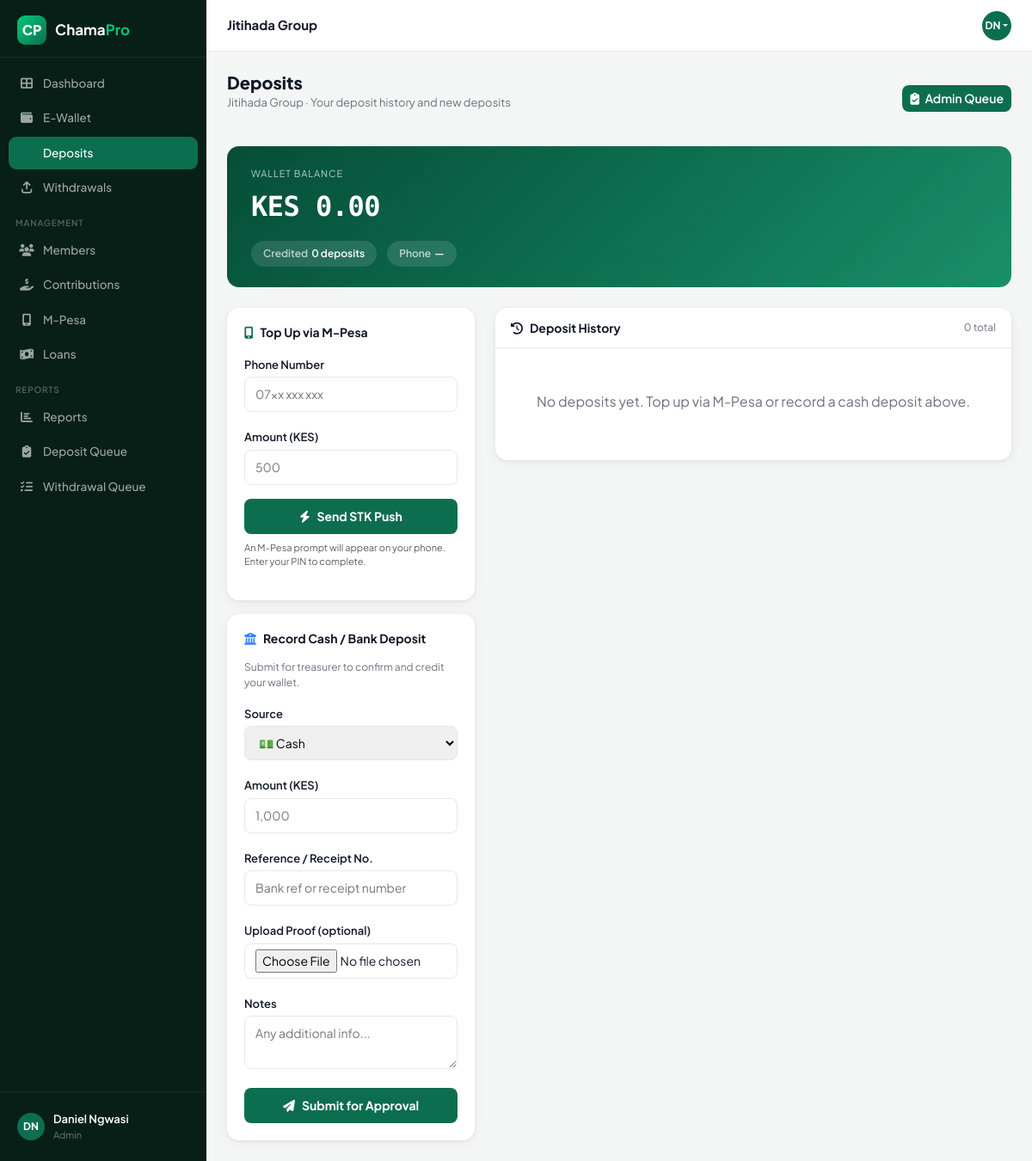
The app's page /wallets/2/deposits/ (signed in) with its own data.
### chamapro/models.py (models this page shows, shortened)
class User(AbstractUser):
    phone = models.CharField(max_length=30, unique=True, null=True, blank=True)
    national_id   = models.CharField(max_length=20, blank=True, null=True)
    kra_pin       = models.CharField(max_length=20, blank=True, null=True)
    bio           = models.TextField(blank=True, null=True)
    occupation    = models.CharField(max_length=100, blank=True, null=True)
    location      = models.CharField(max_length=100, blank=True, null=True)
    avatar        = models.ImageField(upload_to='avatars/', blank=True, null=True)
    bank_name     = models.CharField(max_length=100, blank=True, null=True)
    bank_account  = models.CharField(max_length=30, blank=True, null=True)
    mpesa_number  = models.CharField(max_length=20, blank=True, null=True)
    KYC_CHOICES = [
        ('unverified', 'Unverified'),
        ('pending',    'Pending Review'),
        ('verified',   'Verified'),
    ]
    kyc_status = models.CharField(max_length=20, choices=KYC_CHOICES, default='unverified')

class Membership(models.Model):
    ROLE_CHOICES = [
        ('admin',     'Admin'),
        ('treasurer', 'Treasurer'),
        ('secretary', 'Secretary'),
        ('member',    'Member'),
    ]
    chama     = models.ForeignKey(Chama, on_delete=models.CASCADE, related_name='memberships')
    user      = models.ForeignKey('User', on_delete=models.CASCADE, related_name='memberships')
    role      = models.CharField(max_length=30, choices=ROLE_CHOICES, default='member')
    joined_at = models.DateTimeField(default=timezone.now)
    active    = models.BooleanField(default=True)
    class Meta:
        unique_together = ('chama', 'user')

class Chama(models.Model):
    name = models.CharField(max_length=255)
    description = models.TextField(blank=True, null=True)
    created_by = models.ForeignKey(
        'User', null=True, blank=True, on_delete=models.SET_NULL, related_name='created_chamas'
    )
    currency = models.CharField(max_length=10, default='KES')
    contribution_amount = models.DecimalField(max_digits=12, decimal_places=2, default=0)
    contribution_day = models.PositiveSmallIntegerField(default=5)
    meeting_day = models.CharField(max_length=20, blank=True, null=True)
    settings = models.JSONField(default=dict, blank=True)
    is_active = models.BooleanField(default=True)
    created_at = models.DateTimeField(auto_now_add=True)

### wallets/models.py (models this page shows, shortened)
class Wallet(models.Model):
    membership = models.OneToOneField(
        'chamapro.Membership',
        on_delete=models.CASCADE,
        related_name='wallet',
    )
    balance    = models.DecimalField(max_digits=12, decimal_places=2, default=Decimal('0.00'))
    is_frozen  = models.BooleanField(default=False)
    created_at = models.DateTimeField(auto_now_add=True)
    updated_at = models.DateTimeField(auto_now=True)
    class Meta:
        verbose_name        = 'Member Wallet'
        verbose_name_plural = 'Member Wallets'
        ordering            = ['-created_at']

### wallets/views.py (the view)
# urls.py: path('<int:chama_id>/deposits/',                views.deposit_page,          name='deposit_page'),
@login_required
def deposit_page(request, chama_id):
    chama      = get_object_or_404(Chama, pk=chama_id)
    membership = _get_membership(request.user, chama)
    wallet     = _get_or_create_wallet(membership)
    deposits   = wallet.deposits.all().order_by('-created_at')
    paginator  = Paginator(deposits, 15)
    page_obj   = paginator.get_page(request.GET.get('page', 1))
    context = {
        'chama':       chama,
        'membership':  membership,
        'wallet':      wallet,
        'page_obj':    page_obj,
        'active_chama': chama,
        'is_admin':    _is_admin_or_manager(membership),
    }
    return render(request, 'wallets/deposits.html', context)

### chamapro/context_processors.py (called while the page is built)
def user_subscription(request):
    if request.user.is_authenticated:
        try:
            sub = request.user.subscription
        except Exception:
            sub = None
        return {'user_subscription': sub}
    return {'user_subscription': None}

### wallets/views.py (called while the page is built)
def _get_membership(user, chama):
    return get_object_or_404(Membership, user=user, chama=chama, active=True)

def _get_or_create_wallet(membership):
    wallet, _ = Wallet.objects.get_or_create(membership=membership)
    return wallet

def _is_admin_or_manager(membership):
    return membership.role in ('admin', 'manager')

### chamapro/templates/wallets/deposits.html (shortened to what this page needs)
{% load static humanize %}
<!DOCTYPE html>
<html lang="en">
<head>
  <link href="https://cdn.jsdelivr.net/npm/bootstrap@5.3.2/dist/css/bootstrap.min.css" rel="stylesheet">
  <link rel="stylesheet" href="https://cdnjs.cloudflare.com/ajax/libs/font-awesome/6.4.2/css/all.min.css">
</head>
<body>
<aside class="sidebar">
  <div class="sidebar-logo">
    <div class="logo-icon">CP</div>
    <div class="logo-text">Chama<span>Pro</span></div>
  </div>
  <nav style="flex:1;padding-bottom:8px;">
    <div class="nav-section">
      <div class="nav-item-wrap"><a href="{% url 'dashboard' %}" class="nav-link-cp"><i class="fas fa-th-large"></i> Dashboard</a></div>
      <div class="nav-item-wrap"><a href="{% url 'wallet_dashboard' chama.id %}" class="nav-link-cp"><i class="fas fa-wallet"></i> E-Wallet</a></div>
      <div class="nav-item-wrap"><a href="{% url 'deposit_page' chama.id %}" class="nav-link-cp active"> Deposits</a></div>
      <div class="nav-item-wrap"><a href="{% url 'withdrawal_page' chama.id %}" class="nav-link-cp"><i class="fas fa-arrow-up-from-bracket"></i> Withdrawals</a></div>
    </div>
    <div class="nav-section">
      <div class="nav-section-label">Management</div>
      <div class="nav-item-wrap"><a href="{% url 'chama_members' chama.id %}" class="nav-link-cp"><i class="fas fa-users"></i> Members</a></div>
      <div class="nav-item-wrap"><a href="{% url 'contributions' chama.id %}" class="nav-link-cp"><i class="fas fa-hand-holding-dollar"></i> Contributions</a></div>
      <div class="nav-item-wrap"><a href="{% url 'mpesa_transactions' chama.id %}" class="nav-link-cp"><i class="fas fa-mobile-screen-button"></i> M-Pesa</a></div>
      <div class="nav-item-wrap"><a href="{% url 'loans' chama.id %}" class="nav-link-cp"><i class="fas fa-money-bill-wave"></i> Loans</a></div>
    </div>
    <div class="nav-section">
      <div class="nav-section-label">Reports</div>
      <div class="nav-item-wrap"><a href="{% url 'reports' chama.id %}" class="nav-link-cp"><i class="fas fa-chart-bar"></i> Reports</a></div>
      {% if is_admin %}
      <div class="nav-item-wrap"><a href="{% url 'admin_deposits' chama.id %}" class="nav-link-cp"><i class="fas fa-clipboard-check"></i> Deposit Queue</a></div>
      <div class="nav-item-wrap"><a href="{% url 'admin_withdrawals' chama.id %}" class="nav-link-cp"><i class="fas fa-list-check"></i> Withdrawal Queue</a></div>
      {% endif %}
    </div>
  </nav>
  <div class="sidebar-footer">
    <div class="dropdown">
      <div class="sidebar-user dropdown-toggle" data-bs-toggle="dropdown">
        <div class="avatar">{{ request.user.first_name.0|upper }}{{ request.user.last_name.0|upper }}</div>
        <div style="flex:1;min-width:0;">
          <div class="user-name">{{ request.user.get_full_name|default:request.user.username }}</div>
          <div class="user-role">{{ membership.get_role_display }}</div>
        </div>
      </div>
    </div>
  </div>
</aside>
<header class="topbar">
  <span style="font-weight:700;font-size:15px;">{{ chama.name }}</span>
  <div class="topbar-right">
    <div class="dropdown">
      <div class="topbar-avatar dropdown-toggle" data-bs-toggle="dropdown">{{ request.user.first_name.0|upper }}{{ request.user.last_name.0|upper }}</div>
    </div>
  </div>
</header>
<div class="main-wrap">
  <div class="main-content">
    <div class="d-flex align-items-center justify-content-between mb-4">
      <div>
        <h1 class="page-title">Deposits</h1>
        <p class="page-sub">{{ chama.name }} · Your deposit history and new deposits</p>
      </div>
      {% if is_admin %}
      <a href="{% url 'admin_deposits' chama.id %}" class="btn btn-sm" style="background:var(--brand);color:#fff;border-radius:8px;font-weight:600;">
        <i class="fas fa-clipboard-check me-1"></i> Admin Queue
      </a>
      {% endif %}
    </div>
    <div class="balance-hero mb-4">
      <div class="balance-label">Wallet Balance</div>
      <div class="balance-amount">KES {{ wallet.balance|floatformat:2|intcomma }}</div>
      <div class="stat-pills">
        <div class="stat-pill"><span>Credited</span>{{ page_obj.paginator.count }} deposit{{ page_obj.paginator.count|pluralize }}</div>
        <div class="stat-pill"><span>Phone</span>{{ request.user.phone_number|default:"—" }}</div>
      </div>
    </div>
    <div class="row g-4">
      <div class="col-lg-4">
        <div class="form-section mb-3">
          <h6><i class="fas fa-mobile-screen-button me-2" style="color:var(--brand);"></i>Top Up via M-Pesa</h6>
          <form method="post" action="{% url 'wallet_topup' chama.id %}">
            <div class="mb-3">
              <label class="form-label-cp">Phone Number</label>
              <input type="tel" name="phone_number" class="form-control-cp" placeholder="07xx xxx xxx" value="{{ request.user.phone_number|default:'' }}" required>
            </div>
            <div class="mb-3">
              <label class="form-label-cp">Amount (KES)</label>
              <input type="number" name="amount" class="form-control-cp" placeholder="500" min="10" step="1" required>
            </div>
            <button type="submit" class="btn-brand w-100">
              <i class="fas fa-bolt me-2"></i>Send STK Push
            </button>
            <p class="text-muted mt-2" style="font-size:11px;">An M-Pesa prompt will appear on your phone. Enter your PIN to complete.</p>
          </form>
        </div>
        <div class="form-section">
          <h6><i class="fas fa-building-columns me-2" style="color:#3b82f6;"></i>Record Cash / Bank Deposit</h6>
          <p style="font-size:12px;color:var(--muted);margin-bottom:14px;">Submit for treasurer to confirm and credit your wallet.</p>
          <form method="post" action="{% url 'submit_manual_deposit' chama.id %}" enctype="multipart/form-data">
            <div class="mb-3">
              <label class="form-label-cp">Source</label>
              <select name="source" class="form-control-cp">
                <option value="cash">💵 Cash</option>
              </select>
            </div>
            <div class="mb-3">
              <label class="form-label-cp">Amount (KES)</label>
              <input type="number" name="amount" class="form-control-cp" placeholder="1,000" min="1" step="0.01" required>
            </div>
            <div class="mb-3">
              <label class="form-label-cp">Reference / Receipt No.</label>
              <input type="text" name="reference" class="form-control-cp" placeholder="Bank ref or receipt number">
            </div>
            <div class="mb-3">
              <label class="form-label-cp">Upload Proof (optional)</label>
              <input type="file" name="proof_file" class="form-control-cp" accept="image/*,.pdf" style="padding:6px 12px;">
            </div>
            <div class="mb-3">
              <label class="form-label-cp">Notes</label>
              <textarea name="notes" class="form-control-cp" rows="2" placeholder="Any additional info..."></textarea>
            </div>
            <button type="submit" class="btn-brand w-100">
              <i class="fas fa-paper-plane me-2"></i>Submit for Approval
            </button>
          </form>
        </div>
      </div>
      <div class="col-lg-8">
        <div class="card-cp">
          <div class="card-header-cp">
            <h6><i class="fas fa-history me-2"></i>Deposit History</h6>
            <span style="font-size:12px;color:var(--muted);">{{ page_obj.paginator.count }} total</span>
          </div>
          {% if page_obj.object_list %}
          <div style="overflow-x:auto;">
            <table class="dep-table">
              <thead>
                <tr>
                  <th>Source</th>
                  <th>Amount</th>
                  <th>Reference</th>
                  <th>Status</th>
                  <th>Date</th>
                </tr>
              </thead>
              <tbody>
                {% for dep in page_obj %}
                <tr>
                  <td>
                    <div style="display:flex;align-items:center;gap:8px;">
                      <div class="source-icon {% if dep.source == 'mpesa' %}src-mpesa{% elif dep.source == 'cash' %}src-cash{% else %}src-bank{% endif %}">
                        <i class="fas {% if dep.source == 'mpesa' %}fa-mobile-screen-button{% elif dep.source == 'cash' %}fa-money-bill{% else %}fa-building-columns{% endif %}"></i>
                      </div>
                      {{ dep.get_source_display }}
                    </div>
                  </td>
                  <td style="font-family:'DM Mono',monospace;font-weight:700;">KES {{ dep.amount|floatformat:2|intcomma }}</td>
                  <td style="font-size:12px;color:var(--muted);">{{ dep.reference|default:"—" }}</td>
                  <td>
                    <span class="badge-status
                      {% if dep.status == 'pending' %}badge-pending
                      {% elif dep.status == 'credited' %}badge-credited
                      {% elif dep.status == 'confirmed' %}badge-confirmed
                      {% else %}badge-rejected{% endif %}">
                      <i class="fas {% if dep.status == 'pending' %}fa-clock{% elif dep.status == 'credited' %}fa-check-circle{% elif dep.status == 'confirmed' %}fa-thumbs-up{% else %}fa-times-circle{% endif %}"></i>
                      {{ dep.get_status_display }}
                    </span>
                  </td>
                  <td style="font-size:12px;color:var(--muted);">{{ dep.created_at|date:"d M Y H:i" }}</td>
                </tr>
                {% endfor %}
              </tbody>
            </table>
          </div>
          {% if page_obj.has_other_pages %}
          <div style="padding:12px 16px;border-top:1px solid var(--border);display:flex;gap:6px;justify-content:center;">
            {% if page_obj.has_previous %}<a href="?page={{ page_obj.previous_page_number }}" class="source-tab">«</a>{% endif %}
            <span class="source-tab active">{{ page_obj.number }} / {{ page_obj.paginator.num_pages }}</span>
            {% if page_obj.has_next %}<a href="?page={{ page_obj.next_page_number }}" class="source-tab">»</a>{% endif %}
          </div>
          {% endif %}
          {% else %}
          <div class="empty-state">
            <p>No deposits yet. Top up via M-Pesa or record a cash deposit above.</p>
          </div>
          {% endif %}
        </div>
      </div>
    </div>
  </div>
</div>
</body>
</html>

### records on screen
User: user.first_name.0 "D", user.last_name.0 "N", user.get_full_name "Daniel Ngwasi"
Membership: role "Admin"
Chama: name "Jitihada Group"
Wallet: balance "0.00"

### other values on screen
{{ page_obj.paginator.count }} "0"
{{ request.user.phone_number|default:"—" }} "—"
